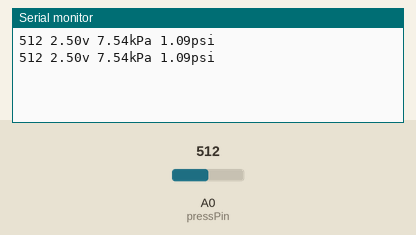
Simulated run of this sketch. Board: Arduino Leonardo, built with avr-gcc and run on an emulated ATmega32U4. Shown: the last lines printed to the serial monitor. Inputs (shaded band) come from the test bench; at power-on: A0 (pressPin) = 512.

Above: at 1.8 s.
1.9 s: A0 (pressPin) set to 716
At 2.8 s:
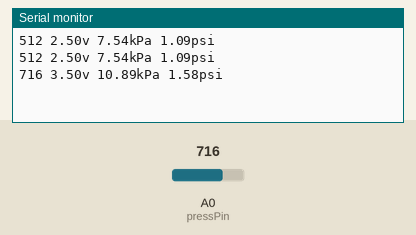
3.4 s: A0 (pressPin) set to 900
At 4.6 s:
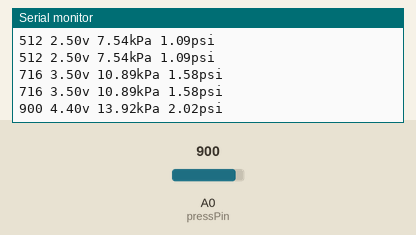
Timing chart, 0 to 6.4 s (numbered marks = the images above; inputs shaded):
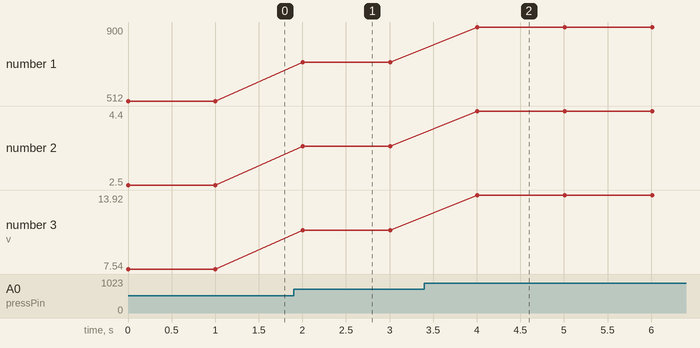

The sketch:

analogRead.ino
```cpp
// MP3V510 attached to pin A0
// 0 - 1.45 psi range
// 3V device!


int pressPin = A0;


// the setup function runs once when you press reset or power the board
void setup() {
  // initialize digital pin LED_BUILTIN as an output.
  pinMode(pressPin, INPUT);
  Serial.begin(9600);
}


// the loop function runs over and over again forever
void loop() {
  int val = analogRead(pressPin);
  float Vout = val / 1023.0 * 5;    // using Leonardo, Aref is 5 volts!
  //Vout = VS x (0.09 x P + 0.08)
  float kPa = (Vout - 0.08 * 3.3) / (0.09 * 3.3);
  float psi = kPa * 0.145038;
  Serial.print(val);
  Serial.print(" ");
  Serial.print(Vout);
  Serial.print("v ");
  Serial.print(kPa);
  Serial.print("kPa ");
  Serial.print(psi);
  Serial.println("psi");
  delay(1000);
}
```

Measured:
- after the input at 1.9 s, the serial monitor: prints a new line after 0.10 s (image 1)
- after the input at 3.4 s, the serial monitor: prints a new line after 0.61 s (image 2)
- plotted number 1: 512 → 716 after the input at 1.9 s, 716 → 900 after the input at 3.4 s
- plotted number 2: 2.5 → 3.5 after the input at 1.9 s, 3.5 → 4.4 after the input at 3.4 s
- plotted number 3: 7.54 → 10.89 after the input at 1.9 s, 10.89 → 13.92 after the input at 3.4 s
